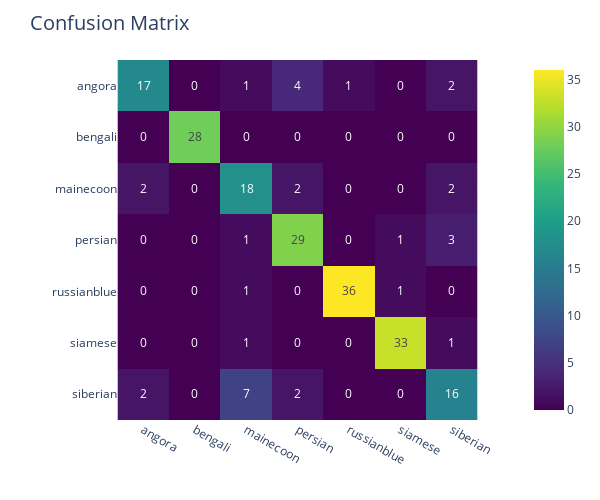

This figure's notebook cell:
### Code cell
fig = px.imshow(confusion_matrix(y_true, y_pred), text_auto=True, color_continuous_scale='Viridis')
fig.update_layout(width=600, height=500, title = 'Confusion Matrix', title_font_size=20)

fig.update_xaxes(tickvals=[0, 1, 2, 3, 4, 5, 6], ticktext=labels)
fig.update_yaxes(tickvals=[0, 1, 2, 3, 4, 5, 6], ticktext=labels)
fig.show()
fig.write_html('../metrics/conf_mat.html')

### Figure 1 — Plotly figure (JSON) as saved in the notebook; plotly's stock layout.template omitted (floating-point values rounded to 4 significant figures)
{"data": [{"coloraxis": "coloraxis", "hovertemplate": "x: %{x}<br>y: %{y}<br>color: %{z}<extra></extra>", "name": "0", "texttemplate": "%{z}", "type": "heatmap", "xaxis": "x", "yaxis": "y", "z": [[17, 0, 1, 4, 1, 0, 2], [0, 28, 0, 0, 0, 0, 0], [2, 0, 18, 2, 0, 0, 2], [0, 0, 1, 29, 0, 1, 3], [0, 0, 1, 0, 36, 1, 0], [0, 0, 1, 0, 0, 33, 1], [2, 0, 7, 2, 0, 0, 16]]}], "layout": {"coloraxis": {"colorscale": [[0, "#440154"], [0.1111, "#482878"], [0.2222, "#3e4989"], [0.3333, "#31688e"], [0.4444, "#26828e"], [0.5556, "#1f9e89"], [0.6667, "#35b779"], [0.7778, "#6ece58"], [0.8889, "#b5de2b"], [1, "#fde725"]]}, "height": 500, "margin": {"t": 60}, "title": {"font": {"size": 20}, "text": "Confusion Matrix"}, "width": 600, "xaxis": {"anchor": "y", "autorange": true, "constrain": "domain", "domain": [0.08525, 0.9147], "range": [-0.5, 6.5], "scaleanchor": "y", "ticktext": ["angora", "bengali", "mainecoon", "persian", "russianblue", "siamese", "siberian"], "tickvals": [0, 1, 2, 3, 4, 5, 6]}, "yaxis": {"anchor": "x", "autorange": true, "constrain": "domain", "domain": [0, 1], "range": [6.5, -0.5], "ticktext": ["angora", "bengali", "mainecoon", "persian", "russianblue", "siamese", "siberian"], "tickvals": [0, 1, 2, 3, 4, 5, 6]}}}
